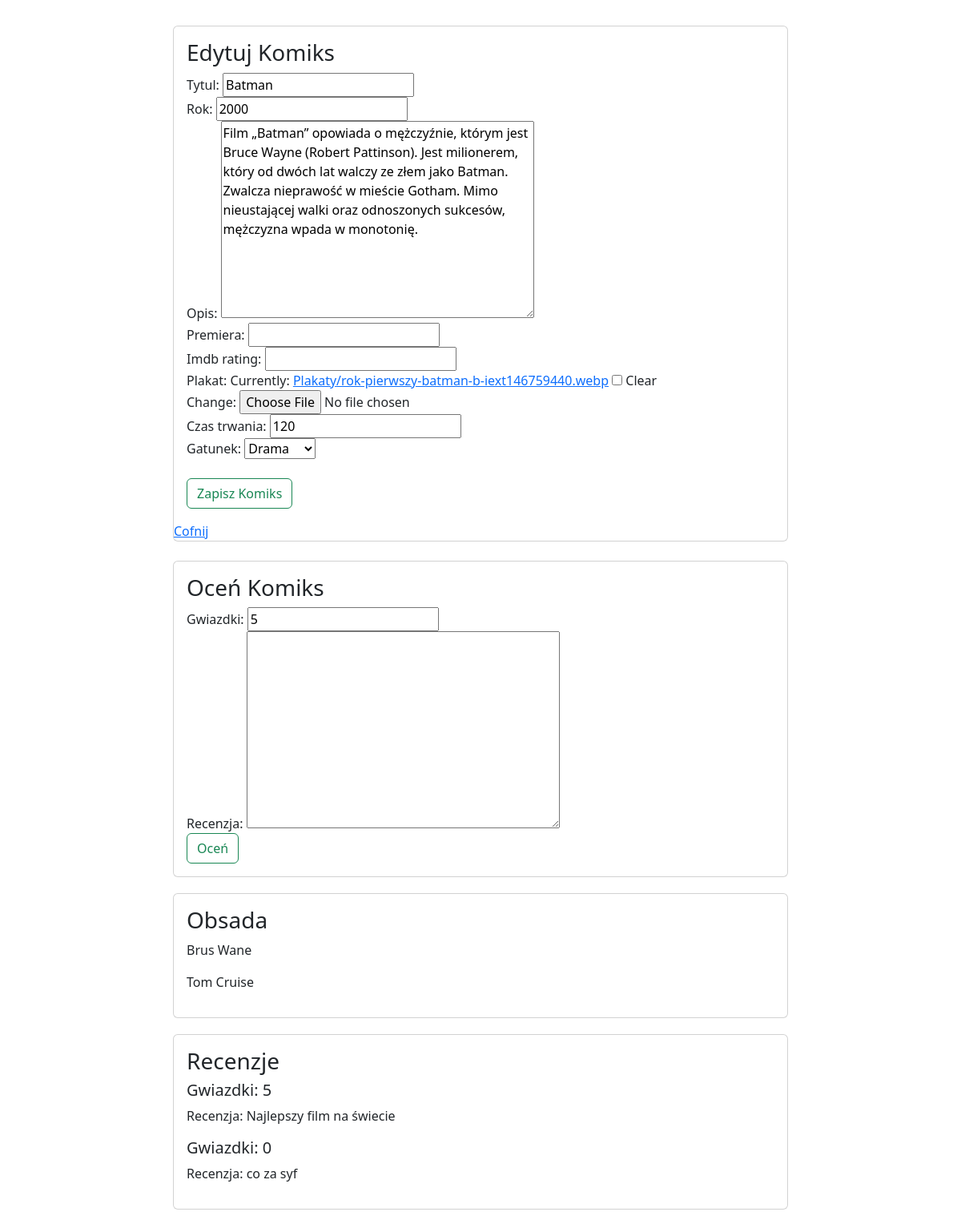
The app's page /komiksy/edytuj/2/ (signed in), older data.
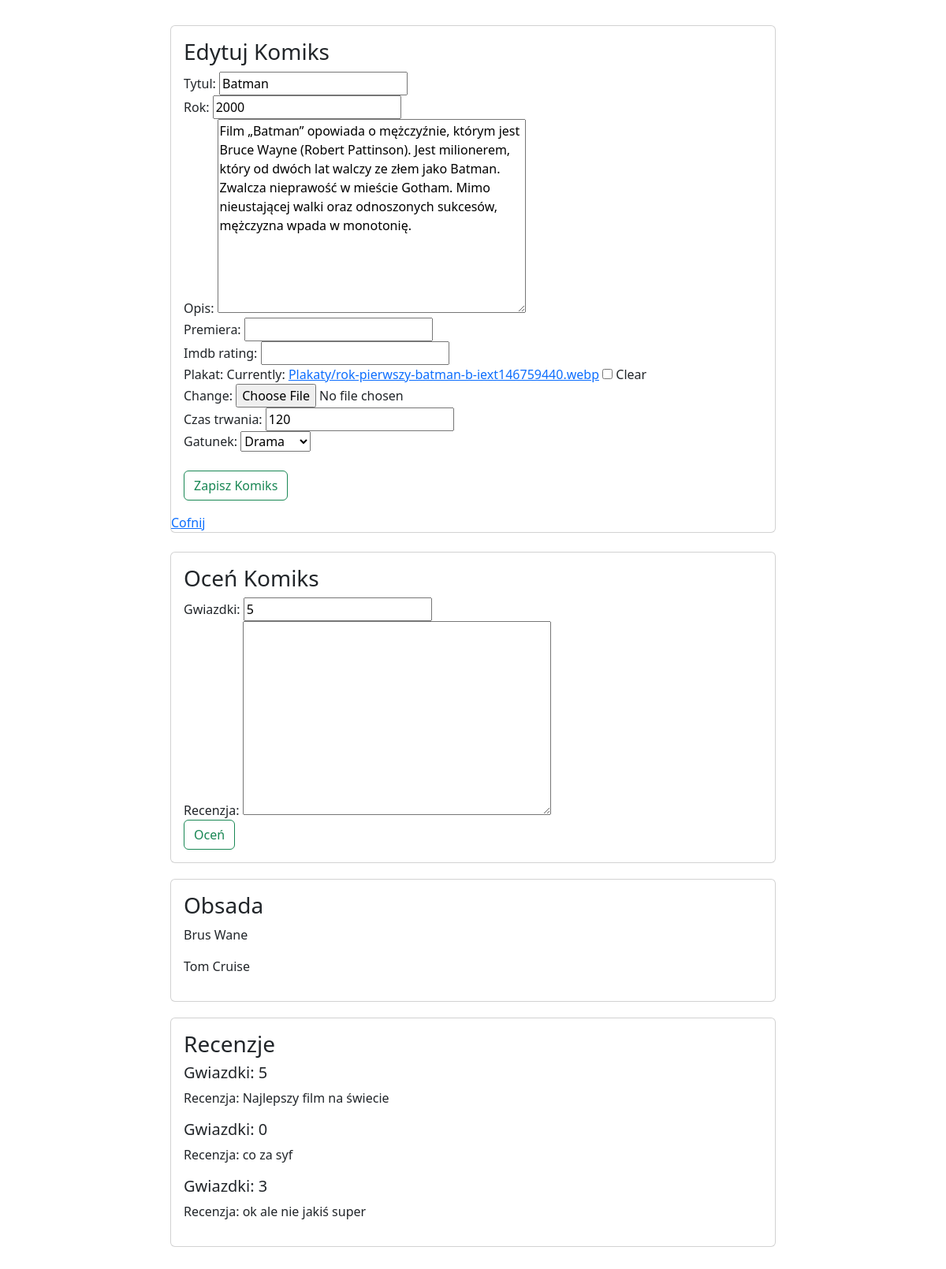
The same page, newer data.
### komiksyweb/models.py (models this page shows, shortened)
class Komiks(models.Model):
    tytul = models.CharField(max_length=64, blank=False, unique=True)
    rok = models.PositiveSmallIntegerField(default=2000)
    opis = models.TextField(default="")
    premiera = models.DateField(null=True,blank=True)
    imdb_rating = models.DecimalField(max_digits=4, decimal_places=2, null=True,blank=True)
    plakat = models.ImageField(upload_to="Plakaty", null=True, blank=True)
    dodatkowe = models.OneToOneField(DodatkoweInfo, on_delete=models.CASCADE, null=True, blank=True)

class DodatkoweInfo(models.Model):
    GATUNEK = {
        (0, 'Inne'),
        (1, 'Horror'),
        (2, 'Komedia'),
        (3, 'Sci-fi'),
        (4, 'Drama'),
    }
    czas_trwania = models.PositiveSmallIntegerField(default=0)
    gatunek = models.PositiveSmallIntegerField(default=0, choices=GATUNEK)

class Aktor(models.Model):
    imie = models.CharField(max_length=32)
    nazwisko = models.CharField(max_length=32)
    komiksy = models.ManyToManyField(Komiks, related_name="aktorzy")

class Ocena(models.Model):
    recenzja = models.TextField(default="", blank=True)
    gwiazdki = models.PositiveSmallIntegerField(default=5)
    komiks = models.ForeignKey(Komiks, on_delete=models.CASCADE)

### komiksyweb/views.py (the view)
# urls.py: path('edytuj/<int:id>/', edytuj_komiks, name = "edytuj_komiks"), #przesłanie do funkcji parametru id
@login_required
def edytuj_komiks(request, id):     #parametr id pochodzi z urls
    komiks = get_object_or_404(Komiks, pk=id) #READ - pobranie rekordu z bazy w celu edycji
    oceny = Ocena.objects.filter(komiks=komiks)
    aktorzy = komiks.aktorzy.all()
    try:
        dodatkowe = DodatkoweInfo.objects.get(komiks=komiks.id)
    except DodatkoweInfo.DoesNotExist:
        dodatkowe = None
    form_komiks = KomiksForm(request.POST or None, request.FILES or None, instance=komiks)
    form_dodatkowe = DodatkoweInfoForm(request.POST or None, instance=dodatkowe)
    form_ocena = OcenaForm(request.POST or None)
    form_aktor = AktorForm(request.POST or None)
    if request.method == 'POST':
        if 'gwiazdki' in request.POST:
            ocena = form_ocena.save(commit=False)
            ocena.komiks = komiks
            ocena.save()
    if request.method == 'POST':
        if 'imie' in request.POST:
            aktor = form_aktor.save(commit=False)
            aktor.komiks = komiks
            aktor.save()
    if all((form_komiks.is_valid(), form_dodatkowe.is_valid())):
        komiks = form_komiks.save(commit=False)
        dodatkowe = form_dodatkowe.save()
        komiks.dodatkowe = dodatkowe
        komiks.save()
        return redirect(wszystkie_komiksy)
    return render(request,'komiks_form.html',{'form':form_komiks,'form_dodatkowe': form_dodatkowe,'form_ocena':form_ocena,'oceny': oceny,'aktorzy':aktorzy, 'nowy': False})

### komiksyweb/forms.py
class KomiksForm(ModelForm):
    class Meta:
        model = Komiks
        fields = ['tytul','rok','opis','premiera','imdb_rating','plakat']

class DodatkoweInfoForm(ModelForm):
    class Meta:
        model = DodatkoweInfo
        fields = ['czas_trwania','gatunek']

### templates/komiks_form.html (shortened to what this page needs)
{% extends 'glowny.html' %}
{% load bootstrap %}
{% block strona %}
        <div class="card mx-auto" style="width: 48rem;">
          <div class="card-body">
            {% if  nowy %}
                <h3 class="card-title">Nowy Komiks</h3>
            {% else %}
                <h3 class="card-title">Edytuj Komiks</h3>
            {% endif %}
                <form method="post" enctype="multipart/form-data">
                    {{form|bootstrap}}
                    {{form_dodatkowe|bootstrap}}
                    <br>
                        {% if  nowy %}
                            <button type="submit" class="btn btn-outline-success">Dodaj Komiks</button>
                        {% else %}
                            <button type="submit" class="btn btn-outline-success">Zapisz Komiks</button>
                        {% endif %}
                </form>
          </div>
            <a href="{% url 'wszystkie_komiksy' %}">Cofnij</a>
        </div>
        <br>
        <div class="card mx-auto" style="width: 48rem;">
          <div class="card-body">
            <h3 class="card-title">Oceń Komiks</h3>
            <form method="post" enctype="multipart/form-data">
                {{form_ocena|bootstrap}}
                <button type="submit" class="btn btn-outline-success">Oceń</button>
            </form>
          </div>
        </div>
        {% if aktorzy|length != 0%}
        <div class="card mx-auto" style="width: 48rem; margin-top: 20px;">
            <div class="card-body">
                <h3 class="card-title">Obsada</h3>
                {% for aktor in aktorzy%}
                    <p>{{aktor.imie}} {{aktor.nazwisko}}</p>
                {% endfor %}
            </div>
        </div>
        {% endif %}
        {% if oceny|length != 0%}
            <div class="card mx-auto" style="width: 48rem; margin-top: 20px;">
              <div class="card-body">
                    <h3 class="card-title">Recenzje</h3>
                        {% for ocena in oceny%}
                            <h5>Gwiazdki: {{ocena.gwiazdki}}</h5>
                            <p>Recenzja: {{ocena.recenzja}}</p>
                        {% endfor %}
              </div>
            </div>
        {% endif %}
{% endblock %}

### templates/glowny.html (shortened to what this page needs)
{% load static %}
<!doctype html>
<html lang="en">
<head>
    <link href="https://cdn.jsdelivr.net/npm/bootstrap@5.3.3/dist/css/bootstrap.min.css" rel="stylesheet">
    <link rel="stylesheet" href="{% static 'moj.css' %}">
</head>
<body>
    {% block strona %} {% endblock %}
</body>
</html>

### moje_static/moj.css (style rules this page uses)
body { padding: 2rem; }

Row changes from the older to the newer data that the page shows:
added Ocena: gwiazdki "3", recenzja "ok ale nie jakiś super"
